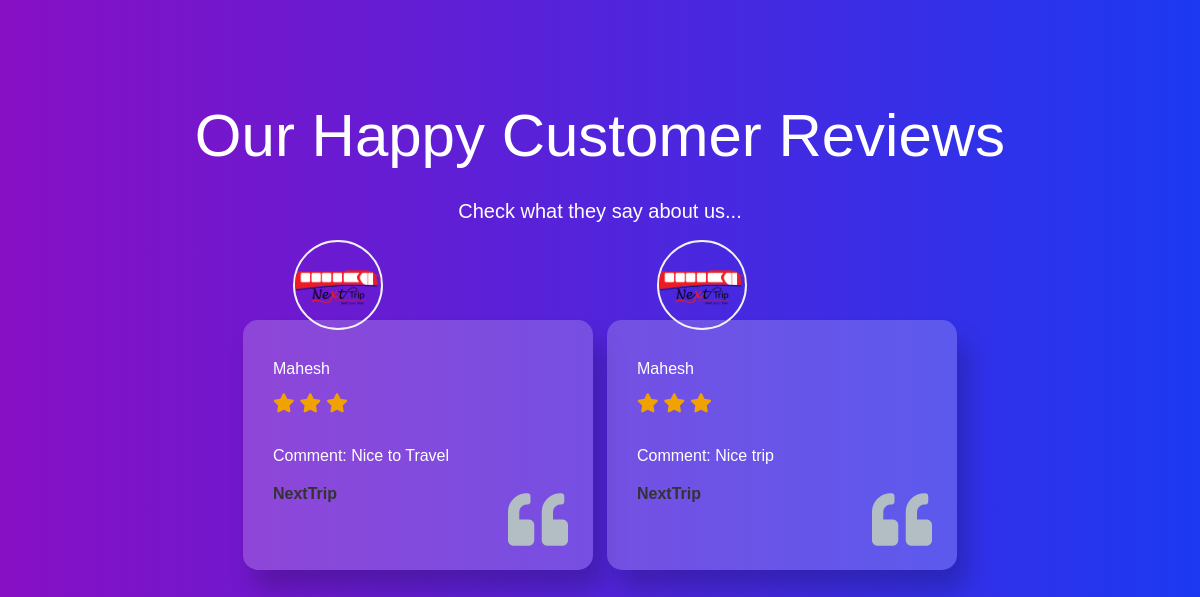
Before: /reviews/bus/Mahesh/ with the older database file.
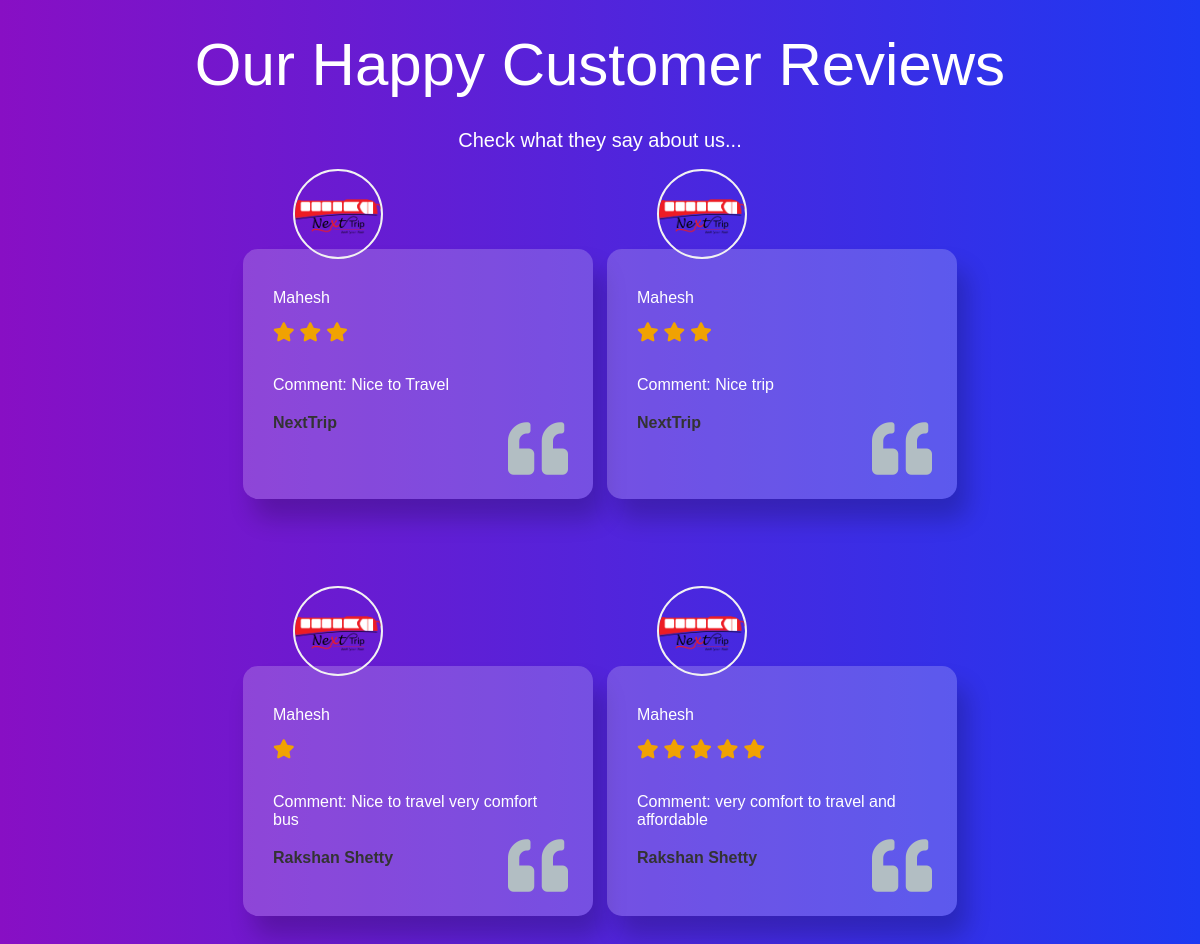
After: the same page with the newer database file.
### reviews/models.py (models this page shows, shortened)
class Review(models.Model):
    bus = models.ForeignKey(Bus, on_delete=models.CASCADE)
    user = models.ForeignKey(User, on_delete=models.CASCADE)
    rating = models.IntegerField()  # Rating out of 5
    comment = models.TextField(blank=True)
    created_at = models.DateTimeField(auto_now_add=True)

### reviews/views.py (the view)
# urls.py: path('bus/<str:bus_name>/', views.bus_reviews, name='bus_reviews'),
def bus_reviews(request, bus_name):
    bus_reviews = Review.objects.filter(bus__name=bus_name)
    context = {'bus_reviews': bus_reviews, 'bus_name': bus_name}  # Pass bus_name to the context
    return render(request, 'reviews/particularbus.html', context)

### reviews/templates/reviews/particularbus.html (shortened to what this page needs)
{% load static %}
<!DOCTYPE html>
<html lang="en">
<head>
  <link rel="stylesheet" href="https://cdnjs.cloudflare.com/ajax/libs/font-awesome/4.7.0/css/font-awesome.min.css">
  <link rel="stylesheet" href="https://cdnjs.cloudflare.com/ajax/libs/font-awesome/5.15.4/css/all.min.css">
</head>
<body>
  <div class="wrapper">
    <h1>Our Happy Customer Reviews</h1>
    <h5>Check what they say about us...</h5>
    <div class="cards">
      {% for review in bus_reviews %}
      <div class="card">
        <img src="{% static 'loginpage/Next Trip black.png' %}" alt="bus img">
        <p>{{ bus_name }}</p>
        <div class="rating">
          {% for _ in "x"|rjust:review.rating %}
          <i class="fas fa-star" id="star"></i>
          {% endfor %}
        </div>
        <p class="comment">Comment: {{ review.comment }}</p>
        <h4 class="user"><p>{{ review.user }}</p> </h4>
        <i class="fa fa-quote-left" id="quote"></i>
      </div>
      {% empty %}
      <p>No reviews found for this bus.</p>
      {% endfor %}
    </div>
  </div>

### reviews/templates/reviews/particularbus.html (style rules this page uses)
* { margin: 0; padding: 0; box-sizing: border-box; }
.wrapper { background: linear-gradient(90deg, #880fc4 0%, #1d39f2 100%); min-height: 100vh; margin: 0 auto; display: flex; justify-content: center; align-items: center; flex-direction: column; font-family: 'raleway', sans-serif; color: #fff; }
.wrapper h1 { font-size: 60px; font-weight: 500; margin: 30px 0; text-align: center; }
.wrapper h5 { font-size: 20px; text-align: center; font-weight: 300; margin-bottom: 90px; }
.cards { display: flex; justify-content: center; align-items: center; flex-wrap: wrap; width: 80%; margin: 0 auto; }
.card { width: 350px; height: 250px; border-radius: 15px; margin: 7px; padding: 20px 30px; position: relative; background: rgba(255, 255, 255, 0.2); box-shadow: 10px 20px 25px rgba(0, 0, 0, 0.2); transition: 0.5s; margin-bottom: 10rem; }
.card img { height: 90px; width: 90px; border: 2px solid #f2f2f2; border-radius: 50%; position: absolute; top: -80px; left: 50px; overflow: hidden; }
.card p { font-size: 16px; margin-top: 20px; margin-bottom: 15px; }
.card h4 { color: #333; font-weight: 400; font-size: 16px; }
.card #quote { font-size: 60px; position: absolute; bottom: 20px; right: 25px; color: #b2bec3; }
.card .rating { display: flex; align-items: center; }
.card .rating #star { font-size: 1.2em; color: #f0a202; margin-right: 5px; margin-bottom: 15px; }
.cards .user { font-size: 25px; font-weight: bolder; }

Changed rows visible on the page:
added Review: bus_name "Mahesh", rating 1 (drawn), comment "Nice to travel very comfort bus", user "Rakshan Shetty"
added Review: bus_name "Mahesh", rating 5 (drawn), comment "very comfort to travel and affordable", user "Rakshan Shetty"
